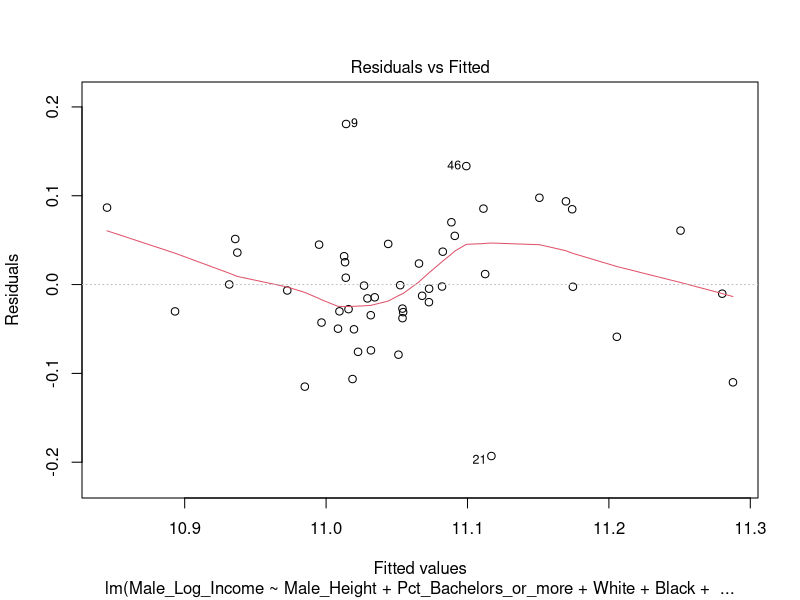
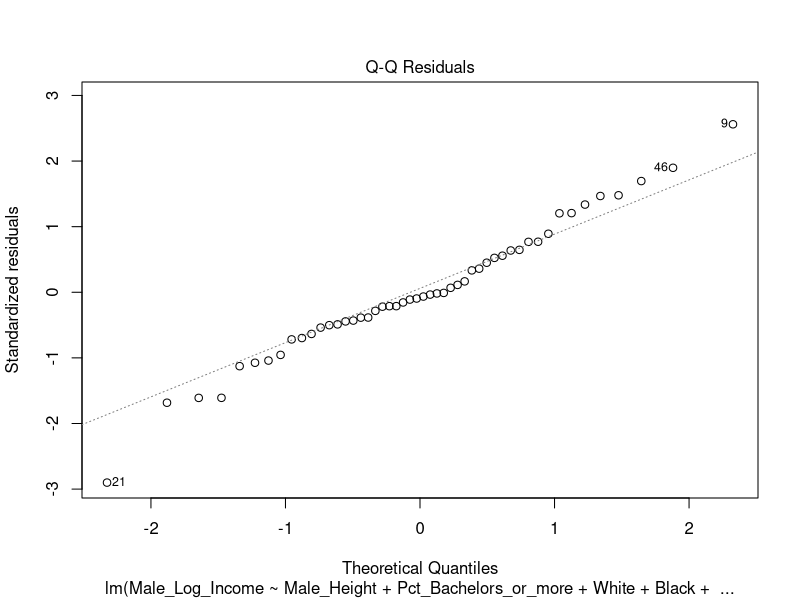
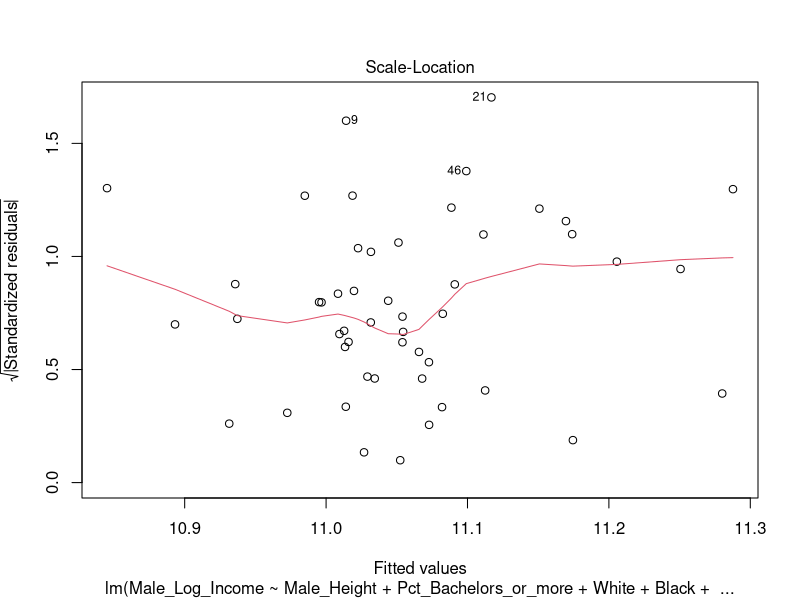
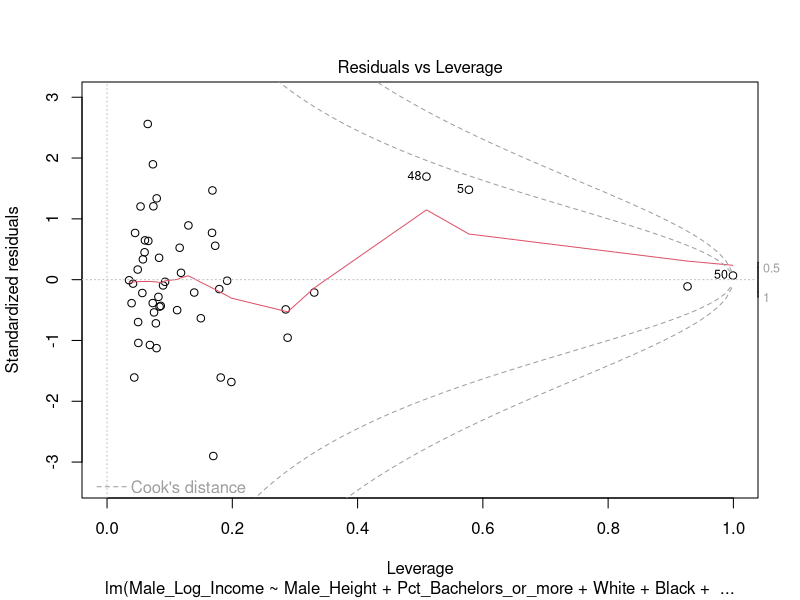

The R source for these figures, in order:
############################################################
library(readxl)
library(dplyr)

setwd("/Users/davidsosa/Code/school/regression-analysis/projects/height-vs-gdp/data/new_data")
data <- read_excel("new_clean_data.xlsx", sheet = 1)

# Clean the data: keep only needed columns
data_clean <- data %>%
  select(State, Male_Income, Male_Log_Income, Female_Log_Income, Female_Income, `fixed male height`, `Female Height Fixed`, Pct_Bachelors_or_more, White, Black, Hispanic, Asian, Foreign.Born)

# Rename columns for easier coding
colnames(data_clean) <- c("State", "Male_Income", "Male_Log_Income", "Female_Log_Income", "Female_Income", "Male_Height", "Female_Height", "Pct_Bachelors_or_more", "White", "Black", "Hispanic", "Asian", "Foreign_Born")

# Run regression 1: Male height
model_male <- lm(Male_Log_Income ~ Male_Height + Pct_Bachelors_or_more + White + Black + Hispanic + Asian + Foreign_Born, data = data_clean)
summary(model_male)
plot(model_male)


############################################################
# Run regression 2: Female height
model_female <- lm(Female_Log_Income ~ Female_Height + Pct_Bachelors_or_more + White + Black + Hispanic + Asian + Foreign_Born, data = data_clean)
summary(model_female)


model_male <- lm(Male_Income ~ Male_Height + Pct_Bachelors_or_more + White + Black + Hispanic + Asian + Foreign_Born, data = data_clean)
summary(model_male)
model_female <- lm(Female_Income ~ Female_Height + Pct_Bachelors_or_more + White + Black + Hispanic + Asian + Foreign_Born, data = data_clean)
summary(model_female)
